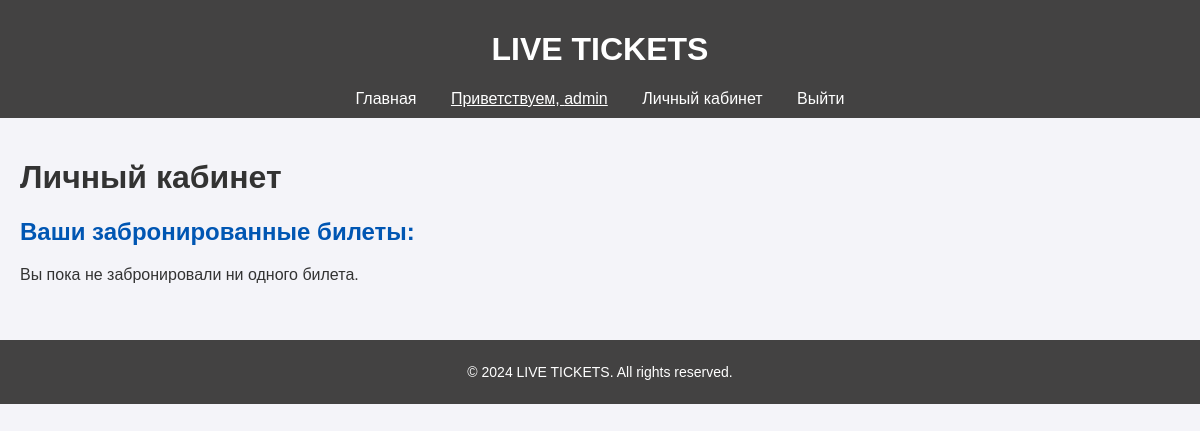
/profile/ (signed in), run on an earlier commit of the app's database.
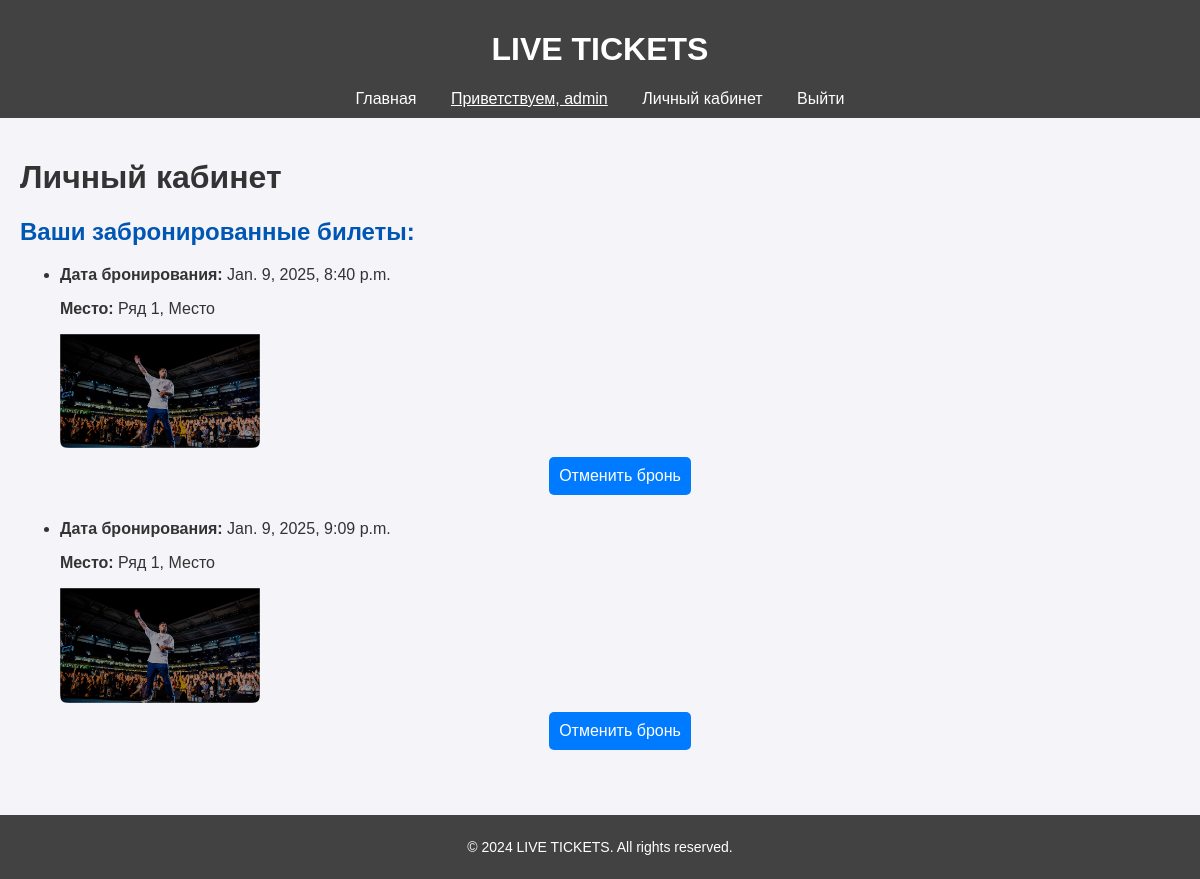
And on a later commit of the database.
### concerts/models.py (models this page shows, shortened)
class Booking(models.Model):
    seat = models.OneToOneField(Seat, related_name='booking', on_delete=models.CASCADE)
    user = models.ForeignKey(settings.AUTH_USER_MODEL, on_delete=models.CASCADE)
    booking_date = models.DateTimeField(auto_now_add=True)

class Seat(models.Model):
    concert = models.ForeignKey(Concert, on_delete=models.CASCADE, related_name='seats')
    row = models.IntegerField()
    seat_number = models.IntegerField()
    is_booked = models.BooleanField(default=False)
    user = models.ForeignKey(User, on_delete=models.SET_NULL, null=True, blank=True)
    class Meta:
        unique_together = ('concert', 'row', 'seat_number')

class Concert(models.Model):
    name = models.CharField(max_length=255)
    date = models.DateTimeField()
    description = models.TextField()
    image = models.ImageField(upload_to='concert_images/')
    price = models.DecimalField(max_digits=8, decimal_places=2, default=20.00)

### concerts/views.py (the view)
# urls.py: path('profile/', profile_view, name='profile'),
def profile_view(request):
    bookings = Booking.objects.filter(user=request.user).select_related('seat__concert')
    return render(request, 'concerts/profile.html', {'bookings': bookings})

### concerts/templates/concerts/profile.html (shortened to what this page needs)
{% extends 'concerts/base.html' %}
{% block content %}
<h1>Личный кабинет</h1>
<h2>Ваши забронированные билеты:</h2>
{% if bookings %}
    <ul>
        {% for booking in bookings %}
            <li>
                <p><strong>Дата бронирования:</strong> {{ booking.booking_date }}</p>
                <p><strong>Место:</strong> Ряд {{ booking.seat.row }}, Место {{ booking.seat.number }}</p>
                <img src="{{ booking.seat.concert.image.url }}" alt="{{ booking.seat.concert.title }}" style="width: 200px; height: auto;">
                <form method="post" action="{% url 'cancel_booking' booking.id %}">
                    <button type="submit" class="btn btn-danger">Отменить бронь</button>
                </form>
            </li>
        {% endfor %}
    </ul>
{% else %}
    <p>Вы пока не забронировали ни одного билета.</p>
{% endif %}
{% endblock %}

What changed in the data, as far as the page shows it:
added Booking: booking_date "Jan. 9, 2025, 8:40 p.m.", seat.row "1", seat.concert.image (picture)
added Booking: booking_date "Jan. 9, 2025, 9:09 p.m.", seat.row "1", seat.concert.image (picture)
Also different on the page:
text no longer shown: "Вы пока не забронировали ни одного билета."
